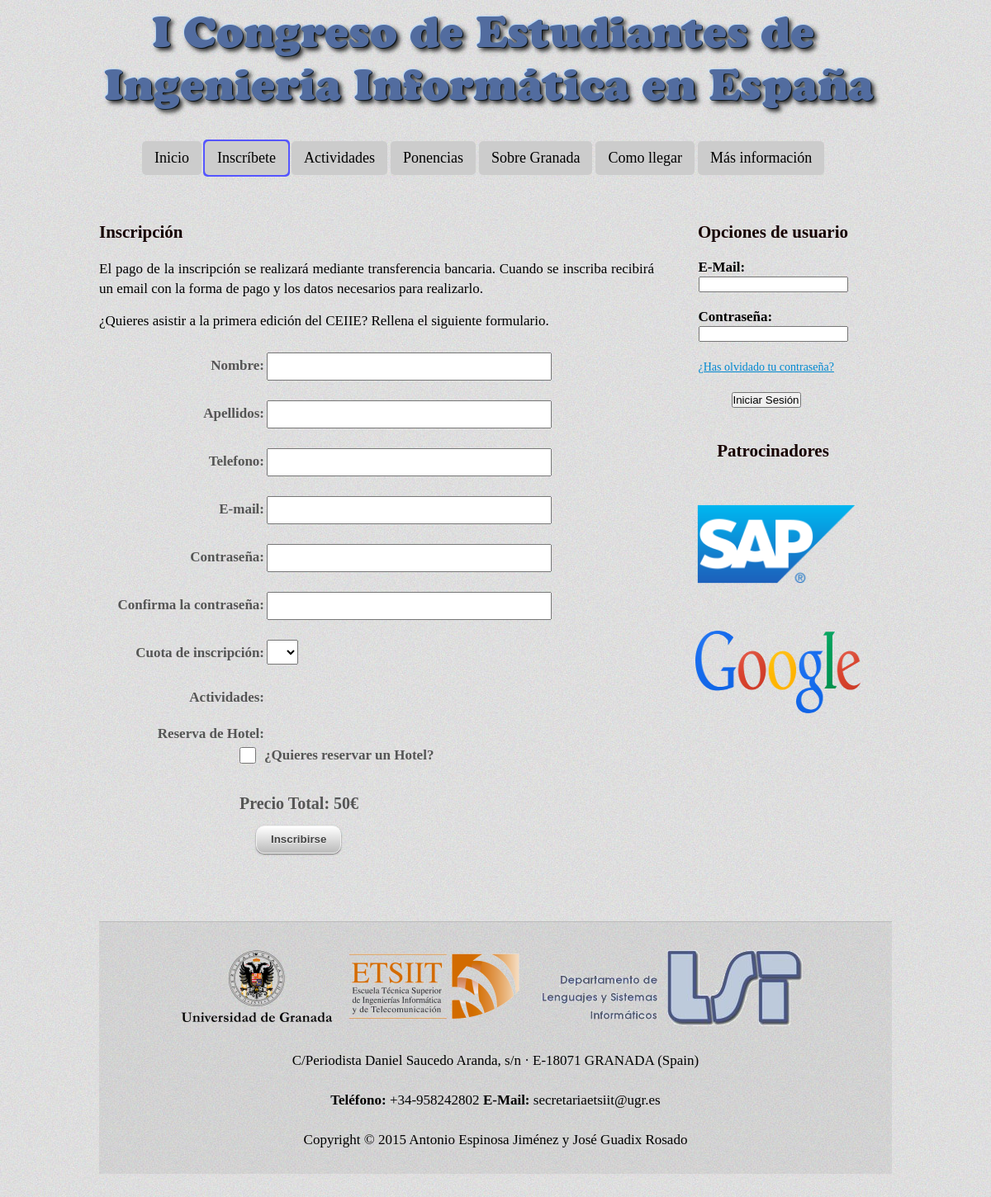
Before: /index.php?seccion=inscribete with the older database file.
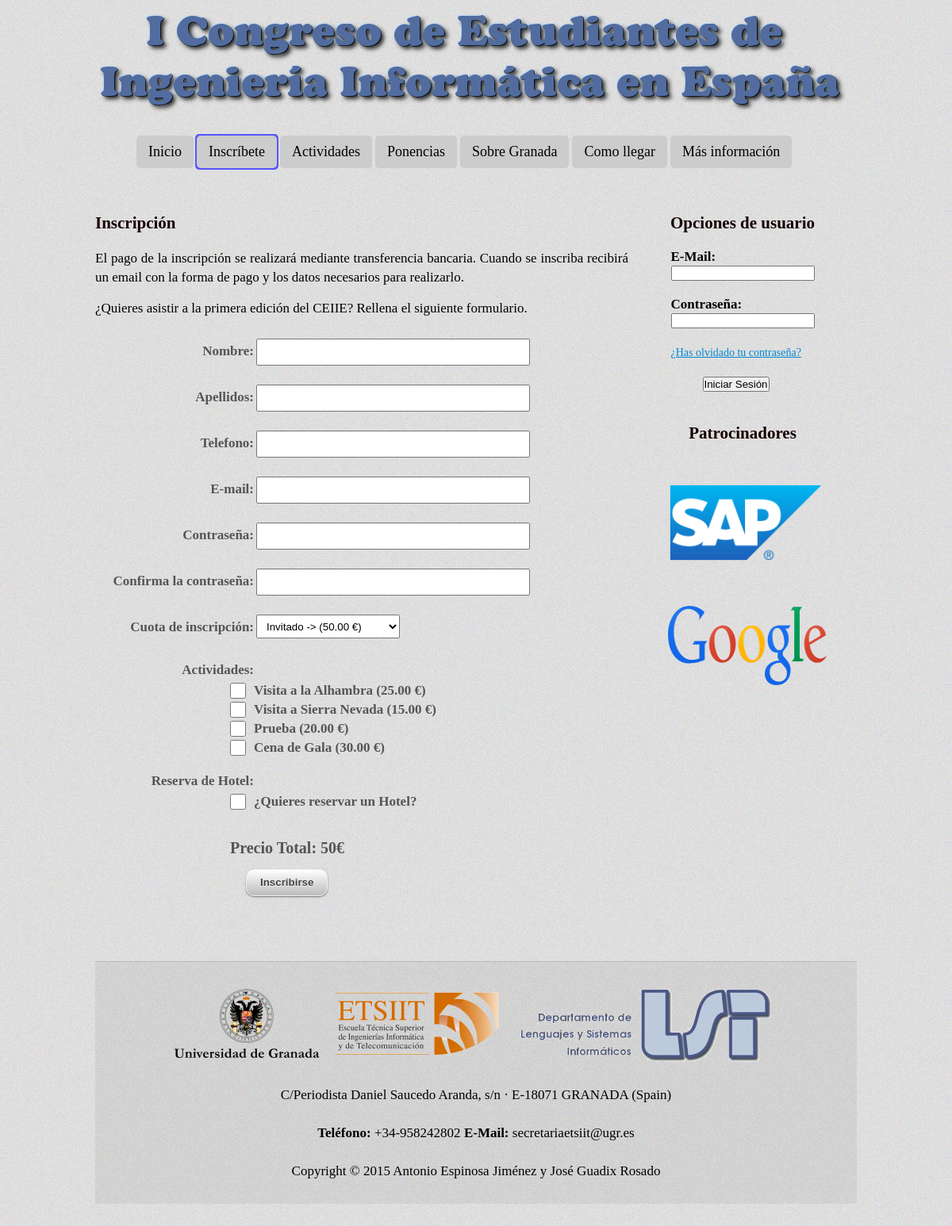
After: the same page with the newer database file.
### tables this page shows
CREATE TABLE IF NOT EXISTS `actividad` (
`id_actividad` int(10) unsigned NOT NULL,
  `nombre_actividad` varchar(50) NOT NULL,
  `fecha_hora` datetime NOT NULL,
  `descripcion` varchar(2000) NOT NULL,
  `url_foto` varchar(50) NOT NULL,
  `importe` decimal(4,2) NOT NULL
);

### php/content.php (called while the page is built, shortened)
<?php
switch ($seccion) {
    case "detalle_ponencia":
    case "detalle_visita":
    case "actividades":
    case "inscribete":
    case "hoteles":
    case "editar_actividad":
    case "ficha_inscripcion":
        $direccion = './php/' . $seccion . '.php';
        break;
}
include $direccion;
?>

### php/conexion_bd.php (called while the page is built, shortened)
<?php
function conexionBD($pregunta) {
    $conexion = mysql_connect('localhost', 'root');
    $resultado = mysql_query($pregunta, $conexion);
    return $resultado;
}
?>

### php/inscribete.php (the view, shortened to what this page needs)
<?php
include_once 'conexion_bd.php';
?>
<h2>Inscripción</h2>
<p>
    El pago de la inscripción se realizará mediante transferencia bancaria. Cuando se inscriba recibirá un email
    con la forma de pago y los datos necesarios para realizarlo.
</p>
<p>
    ¿Quieres asistir a la primera edición del CEIIE? Rellena el siguiente formulario.
</p>
<form class="formularioInscripcion" method="post" action="php/enviar_inscripcion.php" onsubmit="return comprueba_formulario(this)">
    <ul>
        <li>
            <label for="nombre"> Nombre: </label>
            <input type="text" name="nombre" required />
        </li>
        <li>
            <label for="apellidos">Apellidos:</label>
            <input type="text" name="apellidos" required />
        </li>
        <li>
            <label for="telefono">Telefono:</label>
            <input type="text" name="telefono" required />
        </li>
        <li>
            <label for="mail">E-mail:</label>
            <input type="email" name="mail" required />
        </li>
        <li>
            <label for="password"> Contraseña:</label>
            <input type="password" name="password" required/>
        </li>
        <li>
            <label for="confirmar_password"> Confirma la contraseña:</label>
            <input type="password" name="confirmar_password" required/>
        </li>
        <li>
            <label for="cuota"> Cuota de inscripción:</label>
            <select id="cuota" name="cuota" onchange="validar_usuario(this)">
                <?php
                $consulta_cuotas = "SELECT * FROM cuota";
                $resultado_cuotas = conexionBD($consulta_cuotas);
                if ($resultado_cuotas) {
                    while ($fila = mysql_fetch_array($resultado_cuotas)) {
                        echo '<option value="' . $fila['id_cuota'] . '" title="' . $fila['descripcion'] . '">'
                        . $fila['nombre_cuota'] . ' -> (' . $fila['importe'] . ' €)</option>';
                    }
                }
                ?>
            </select>
        </li>
        <li>
            <label for="actividades">Actividades:</label>
            <ul class="inscripcion_checkbox">
                <?php
                $consulta_actividades = "SELECT id_actividad, nombre_actividad, importe FROM actividad";
                $resultado_actividades = conexionBD($consulta_actividades);
                echo '<br>';
                if ($resultado_actividades) {
                    while ($fila = mysql_fetch_array($resultado_actividades)) {
                        echo '<li>';
                        echo '<input id="act_' . $fila['id_actividad'] . '" type="checkbox" name="actividades[]" value=' . $fila['id_actividad'] . ' onchange="actualizar_precio()" />';
                        echo '<label for="act_' . $fila['id_actividad'] . '"> ' . $fila['nombre_actividad'] . " (" . $fila['importe'] . " €)" .'</label>';
                        echo '</li>';
                    }
                }
                ?>
            </ul>
        </li>
        <li>
            <label for="actividades">Reserva de Hotel:</label>
            <br>
            <ul class="inscripcion_checkbox">
                <li>
                    <input type="checkbox" id="hotel" name="hotel" onchange="pedir_informacion_hotel(this)"/>
                    <label for="hotel">¿Quieres reservar un Hotel?</label>
                </li>
            </ul>
            <br>
        </li>
        <li id="precio">
            Precio Total: 50€
        </li>
        <li>
            <button class="submit" type="submit">Inscribirse</button>
        </li>
    </ul>
</form>

Changed rows visible on the page:
added actividad: nombre_actividad "Visita a la Alhambra", importe "25.00"
added actividad: nombre_actividad "Visita a Sierra Nevada", importe "15.00"
added actividad: nombre_actividad "Prueba", importe "20.00"
added actividad: nombre_actividad "Cena de Gala", importe "30.00"
Other visible differences:
form field cuota: (not shown) → "Invitado -> (50.00 €)"
